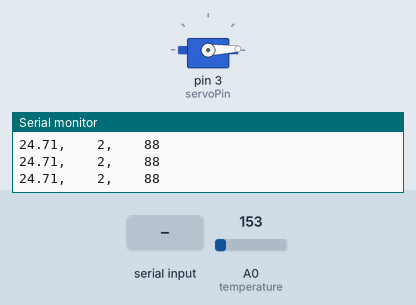
Recording of a sketch running on a simulated Arduino Uno, built with avr-gcc and run on an emulated ATmega328P. On the bench: servo, the last lines printed to the serial monitor. The inputs (shaded band) are chosen by the test bench; at power-on: A0 (temperature) = 153.

Above: at 1.2 s.
1.3 s: byte 0 (0) received over Serial
At 1.8 s:
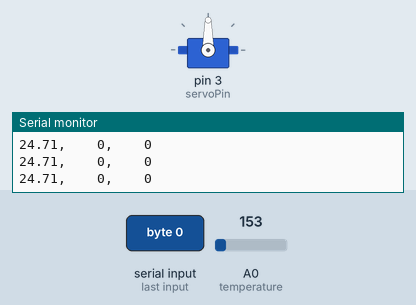
2.8 s: A0 (temperature) set to 135
4.3 s: A0 (temperature) set to 116
7.3 s: "1" received over Serial
At 8.7 s:
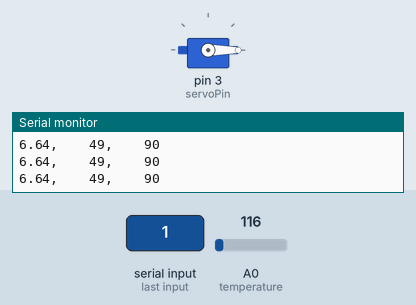
Timing chart, 0 to 10.3 s (numbered marks = the images above; inputs shaded):
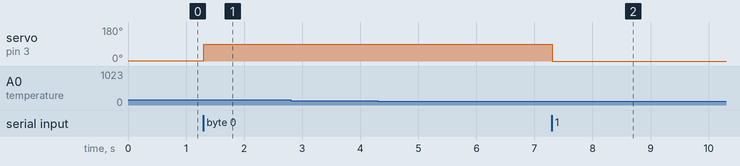

The sketch:

fan_controller.ino
```cpp
#include <Servo.h>
#define servoPin 3
#define temperature A0

Servo myservo;

int human_count; // number of individuals retrieved from computer vision
int fan_speed; // fan speed

void setup()
{
myservo.attach(servoPin);
pinMode(temperature, INPUT);
Serial.begin(9600); // Initialize serial port
while (!Serial) {} //wait serial connection
human_count = 2;
}

void loop()
{
// ---- temp reading ----
int tempReading = analogRead(temperature);
// If using 5v input
float voltage = tempReading * 5.0;
// Divided by 1024
voltage /= 1024.0;
//Converting from 10mv per degree
float tempC = (voltage - 0.5) * 100;

// ---- number of individuals ----
while (Serial.available() > 0)
{
human_count = Serial.read() ;
}

// ---- set fan speed (0 - 90)----
if(human_count == 0)
{
  fan_speed = 90;
}
else
{
  float ev = 0.5*human_count + 0.1*tempC;
  float norm_value = pow(2.71, ev)/(1+pow(2.71, ev));
  fan_speed = 90 * (1-norm_value);

}
 myservo.write(fan_speed);

// ---- print temp value, number of individuals and fan speed ----
Serial.print(tempC);
Serial.print(",    ");
Serial.print(human_count);
Serial.print(",    ");
Serial.println((90-fan_speed));
}
```

Measured:
- after the input at 1.3 s, servo on pin 3 (servoPin): 2° → 90° at once
- after the input at 7.3 s, servo on pin 3 (servoPin): 90° → 0° at once
